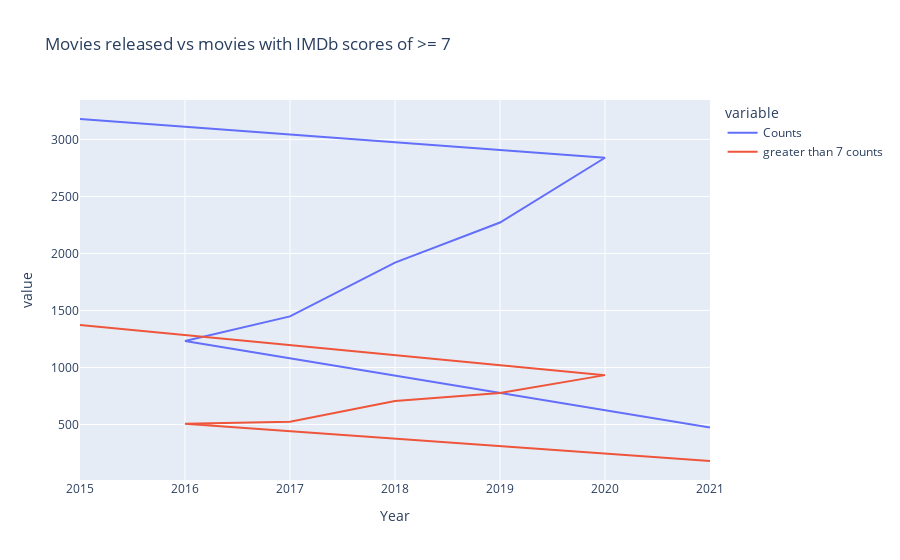

The cell this chart's notebook holds for it:
### Code cell
px.line(imdb_score_final,x='Year', y=["Counts",'greater than 7 counts'],title="Movies released vs movies with IMDb scores of >= 7")

### Figure 1 — Plotly figure (JSON) as saved in the notebook; plotly's stock layout.template omitted (floating-point values rounded to 4 significant figures)
{"data": [{"hovertemplate": "variable=Counts<br>Year=%{x}<br>value=%{y}<extra></extra>", "legendgroup": "Counts", "line": {"color": "#636efa", "dash": "solid"}, "mode": "lines", "name": "Counts", "orientation": "v", "showlegend": true, "type": "scatter", "x": [2015, 2020, 2019, 2018, 2017, 2016, 2021], "xaxis": "x", "y": [3179, 2839, 2271, 1920, 1448, 1233, 473], "yaxis": "y"}, {"hovertemplate": "variable=greater than 7 counts<br>Year=%{x}<br>value=%{y}<extra></extra>", "legendgroup": "greater than 7 counts", "line": {"color": "#EF553B", "dash": "solid"}, "mode": "lines", "name": "greater than 7 counts", "orientation": "v", "showlegend": true, "type": "scatter", "x": [2015, 2020, 2019, 2018, 2017, 2016, 2021], "xaxis": "x", "y": [1372, 933, 777, 707, 525, 507, 180], "yaxis": "y"}], "layout": {"legend": {"title": {"text": "variable"}, "tracegroupgap": 0}, "title": {"text": "Movies released vs movies with IMDb scores of >= 7"}, "xaxis": {"anchor": "y", "domain": [0, 1], "title": {"text": "Year"}}, "yaxis": {"anchor": "x", "domain": [0, 1], "title": {"text": "value"}}}}
